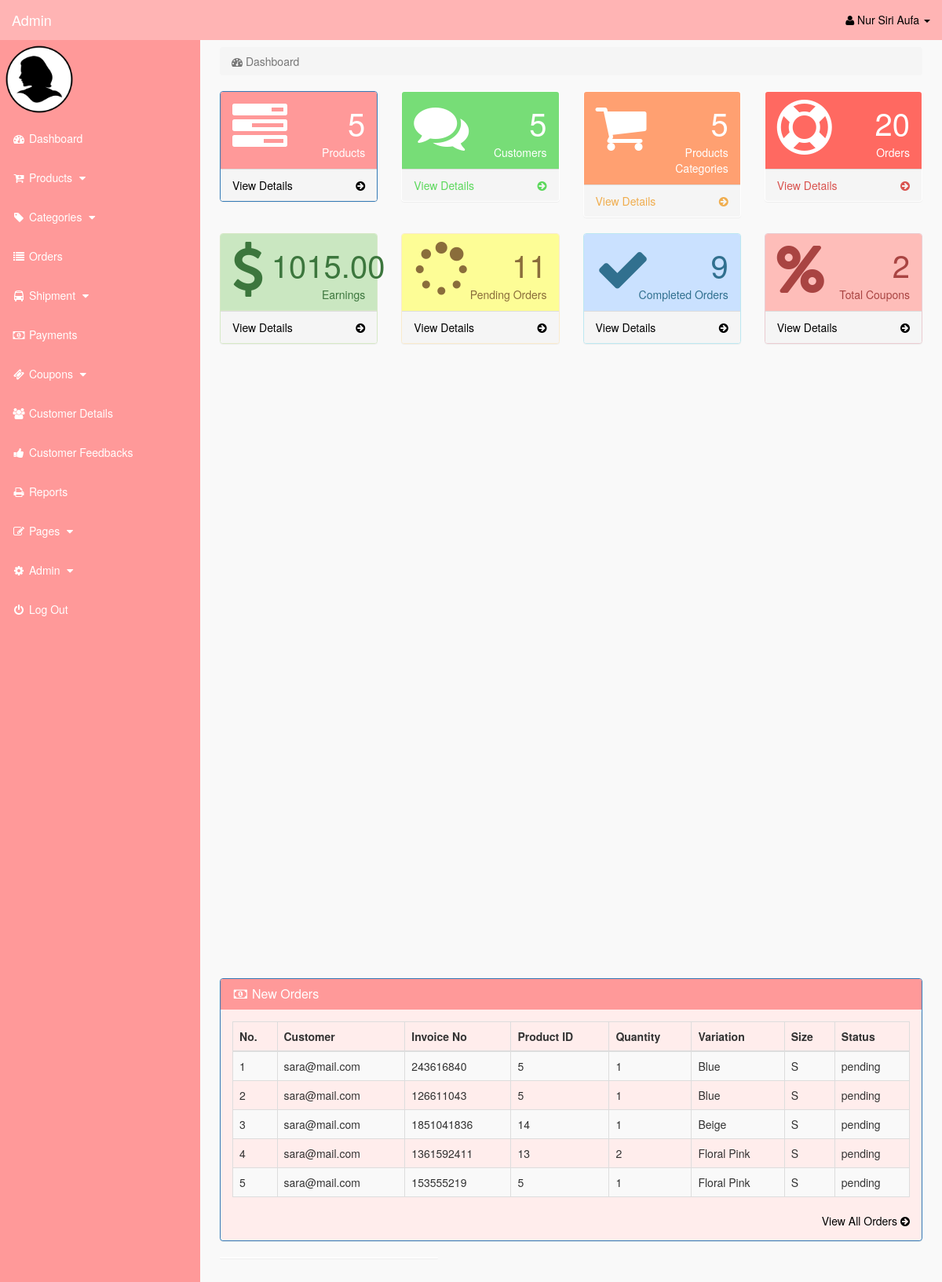
Screenshot of /admin/index.php?dashboard (signed in) with the database file from the repository.
### tables this page shows
CREATE TABLE `pending_orders` (
  `order_id` int(10) NOT NULL,
  `cust_id` int(10) NOT NULL,
  `invoice_no` int(10) NOT NULL,
  `product_id` text NOT NULL,
  `p_variations_id` int(11) NOT NULL,
  `carrier_id` int(11) NOT NULL,
  `order_qty` int(10) NOT NULL,
  `order_date` timestamp NOT NULL DEFAULT current_timestamp() ON UPDATE current_timestamp(),
  `order_status` text NOT NULL
);

CREATE TABLE `customers` (
  `cust_id` int(10) NOT NULL,
  `cust_fname` varchar(255) NOT NULL,
  `cust_lname` varchar(255) NOT NULL,
  `cust_email` varchar(255) NOT NULL,
  `cust_pass` varchar(255) NOT NULL,
  `cust_contact` varchar(255) NOT NULL,
  `cust_street` text NOT NULL,
  `cust_zip` varchar(12) NOT NULL,
  `cust_state` text NOT NULL,
  `cust_image` text NOT NULL,
  `cust_ip` varchar(255) NOT NULL,
  `cust_confirm_code` text NOT NULL,
  `created_date` timestamp NOT NULL DEFAULT current_timestamp() ON UPDATE current_timestamp()
);

CREATE TABLE `product_variations` (
  `p_variations_id` int(11) NOT NULL,
  `product_id` int(11) NOT NULL,
  `product_variations` varchar(255) NOT NULL,
  `product_size` varchar(10) NOT NULL,
  `product_quantity` int(11) NOT NULL
);

### admin/dashboard.php (the view, shortened to what this page needs)
<?php
	if(!isset($_SESSION['admin_email'])){
		echo "<script>window.open('login.php','_self')</script>";
	}
	else {
?>
<div class="row">
	<div class="col-lg-12">
		<ol class="breadcrumb">
			<li class="active">
				<i class="fa fa-dashboard"></i> Dashboard
			</li>
		</ol>
	</div>
</div>
<div class="row">
	<div class="col-lg-3 col-md-6">
		<div class="panel panel-primary">
			<div class="panel-heading">
				<div class="row">
					<div class="col-xs-3">
						<i class="fa fa-tasks fa-5x"> </i>
					</div>
	<div class="col-xs-9 text-right">
		<div class="huge"> <?php echo $count_products; ?> </div>
		<div>Products</div>
		</div>
	</div>
</div>
	<a href="index.php?view_products">
		<div class="panel-footer">
			<span class="pull-left"> View Details </span>
			<span class="pull-right"> <i class="fa fa-arrow-circle-right"></i> </span>
				<div class="clearfix"></div>
			</div>
		</a>
	</div>
</div>
<div class="col-lg-3 col-md-6">
	<div class="panel panel-green">
		<div class="panel-heading">
			<div class="row">
				<div class="col-xs-3">
					<i class="fa fa-comments fa-5x"> </i>
</div>
<div class="col-xs-9 text-right">
	<div class="huge"> <?php echo $count_cust; ?> </div>
		<div>Customers</div>
		</div>
	</div>
</div>
	<a href="index.php?view_customers">
		<div class="panel-footer">
			<span class="pull-left"> View Details </span>
			<span class="pull-right"> <i class="fa fa-arrow-circle-right"></i> </span>
				<div class="clearfix"></div>
			</div>
		</a>
	</div>
</div>
<div class="col-lg-3 col-md-6">
	<div class="panel panel-yellow">
		<div class="panel-heading">
			<div class="row">
				<div class="col-xs-3">
					<i class="fa fa-shopping-cart fa-5x"> </i>
</div>
<div class="col-xs-9 text-right">
	<div class="huge"> <?php echo $count_p_categories; ?> </div>
		<div>Products Categories</div>
		</div>
	</div>
</div>
<a href="index.php?view_p_cat">
	<div class="panel-footer">
		<span class="pull-left"> View Details </span>
		<span class="pull-right"> <i class="fa fa-arrow-circle-right"></i> </span>
			<div class="clearfix"></div>
			</div>
		</a>
	</div>
</div>
<div class="col-lg-3 col-md-6">
	<div class="panel panel-red">
		<div class="panel-heading">
			<div class="row">
				<div class="col-xs-3">
					<i class="fa fa-support fa-5x"> </i>
			</div>
<div class="col-xs-9 text-right">
	<div class="huge"> <?php echo $count_total_orders; ?> </div>
		<div>Orders</div>
		</div>
	</div>
</div>
	<a href="index.php?view_orders">
		<div class="panel-footer">
			<span class="pull-left"> View Details </span>
			<span class="pull-right"> <i class="fa fa-arrow-circle-right"></i> </span>
				<div class="clearfix"></div>
				</div>
			</a>
		</div>
	</div>
</div>
<div class="row">
    <div class="col-lg-3 col-md-6">
        <div class="panel panel-success">
			<div class="panel-heading">
				<div class="row">
					<div class="col-xs-3">
						<i class="fa fa-dollar fa-5x"> </i>
					</div>
		<div class="col-xs-9 text-right">
			<div class="huge"> <?php echo $count_total_earnings ?> </div>
		<div>Earnings</div>
				</div>
			</div>
        </div>
        <a href="index.php?view_orders">
			<div class="panel-footer">
				<span class="pull-left"> View Details </span>
				<span class="pull-right"> <i class="fa fa-arrow-circle-right"></i> </span>
					<div class="clearfix"></div>
					</div>
				</a>
			</div>
        </div>
        <div class="col-lg-3 col-md-6">
            <div class="panel panel-warning">
				<div class="panel-heading">
					<div class="row">
						<div class="col-xs-3">
							<i class="fa fa-spinner fa-5x"> </i>
        </div>
            <div class="col-xs-9 text-right">
				<div class="huge"> <?php echo $count_pending_orders ?> </div>
					<div>Pending Orders</div>
				</div>
				</div>
            </div>
            <a href="index.php?view_orders">
				<div class="panel-footer">
					<span class="pull-left"> View Details </span>
					<span class="pull-right"> <i class="fa fa-arrow-circle-right"></i> </span>
						<div class="clearfix"></div>
						</div>
					</a>
				</div>
            </div>
            <div class="col-lg-3 col-md-6">
                <div class="panel panel-info">
					<div class="panel-heading">
						<div class="row">
							<div class="col-xs-3">
								<i class="fa fa-check fa-5x"> </i>
							</div>
                <div class="col-xs-9 text-right">
					<div class="huge"> <?php echo $count_completed_orders ?> </div>
						<div>Completed Orders</div>
						</div>
					</div>
                </div>
                <a href="index.php?view_orders">
					<div class="panel-footer">
						<span class="pull-left"> View Details </span>
						<span class="pull-right"> <i class="fa fa-arrow-circle-right"></i> </span>
							<div class="clearfix"></div>
							</div>
						</a>
					</div>
                </div>
                <div class="col-lg-3 col-md-6">
                    <div class="panel panel-danger">
						<div class="panel-heading">
							<div class="row">
								<div class="col-xs-3">
									<i class="fa fa-percent fa-5x"> </i>
                </div>
                    <div class="col-xs-9 text-right">
						<div class="huge"> <?php echo $count_coupons; ?> </div>
							<div>Total Coupons</div>
							</div>
						</div>
                    </div>
                    <a href="index.php?view_orders">
						<div class="panel-footer">
							<span class="pull-left"> View Details </span>
							<span class="pull-right"> <i class="fa fa-arrow-circle-right"></i> </span>
								<div class="clearfix"></div>
							</div>
							</a>
						</div>
                    </div>
</div>
<br>
	<div id="chartContainer1" style="height: 370px; width: 100%; display: inline-block;">
		</div>
	<div id="chartContainer2" style="height: 370px; width: 100%; display: inline-block;">
	<?php
		include ("includes/db.php");
	?>
	</div>
	<br><br>
<div class="row" >
	<div class="col-lg-12" >
		<div class="panel panel-primary" >
			<div class="panel-heading" >
				<h3 class="panel-title" >
					<i class="fa fa-money fa-fw" ></i> New Orders
				</h3>
</div>
<div class="panel-body" >
	<div class="table-responsive" >
		<table class="table table-bordered table-hover table-striped" >
	<thead>
		<tr>
			<th>No.</th>
			<th>Customer</th>
			<th>Invoice No</th>
			<th>Product ID</th>
			<th>Quantity</th>
			<th>Variation</th>
			<th>Size</th>
			<th>Status</th>
		</tr>
	</thead>
<tbody>
<?php
	$i = 0;
	$get_order = "select * from pending_orders order by 1 DESC LIMIT 0,5";
	$run_order = mysqli_query($con,$get_order);
		while($row_order=mysqli_fetch_array($run_order)){
	$cust_id = $row_order['cust_id'];
	$invoice_no = $row_order['invoice_no'];
	$product_id = $row_order['product_id'];
	$p_variations_id = $row_order['p_variations_id'];
	$order_qty = $row_order['order_qty'];
	$order_status = $row_order['order_status'];
	$get_p_variations = "select * from product_variations where p_variations_id='$p_variations_id'";
	$run_p_variations = mysqli_query($con,$get_p_variations);
	$row_p_variations = mysqli_fetch_array($run_p_variations);
	$product_variations = $row_p_variations['product_variations'];
	$product_size = $row_p_variations['product_size'];
	$i++;
?>
	<tr>
		<td><?php echo $i; ?></td>
		<td>
		<?php
			$get_customer = "select * from customers where cust_id='$cust_id'";
			$run_customer = mysqli_query($con,$get_customer);
			$row_customer = mysqli_fetch_array($run_customer);
			$cust_email = $row_customer['cust_email'];
				echo $cust_email;
			?>
		</td>
		<td><?php echo $invoice_no; ?></td>
		<td><?php echo $product_id; ?></td>
		<td><?php echo $order_qty; ?></td>
		<td><?php echo $product_variations; ?></td>
		<td><?php echo $product_size; ?></td>
		<td>
			<?php
			if($order_status=='pending'){
			echo $order_status='pending';
			}
			else {
			echo $order_status='Complete';
			}
			?>
		</td>
</tr>
<?php
	}
?>
		</tbody>
	</table>
</div>
<div class="text-right" >
	<a href="index.php?view_orders" >
		View All Orders <i class="fa fa-arrow-circle-right" ></i>
	</a>
</div>
		</div>
	</div>
</div>
<div class="col-md-4">
<div class="panel">
		</div>
	</div>
</div>
<?php
	}
?>

### admin/includes/sidebar.php (shortened to what this page needs)
<?php
	if(!isset($_SESSION['admin_email'])){
		echo "<script>window.open('login.php','_self')</script>";
	}
		else {
?>
	<nav class="navbar navbar-inverse navbar-fixed-top" >
		<div class="navbar-header" >
				<a class="navbar-brand" href="index.php?dashboard">Admin</a>
		</div>
		<ul class="nav navbar-right top-nav" >
			<li class="dropdown" >
				<a href="#" class="dropdown-toggle" data-toggle="dropdown" >
					<i class="fa fa-user" ></i>
						<?php echo $admin_fname; ?> <b class="caret" ></b>
				</a>
</li>
</ul>
	<div class="collapse navbar-collapse navbar-ex1-collapse">
		<ul class="nav navbar-nav side-nav">
	<li>
		<img src="admin_image/<?php echo $admin_image; ?>" width="100" height="100" >
	</li>
	<li>
		<a href="index.php?dashboard">
			<i class="fa fa-fw fa-dashboard"></i> Dashboard
		</a>
	</li>
	<li>
		<a href="#" data-toggle="collapse" data-target="#products">
			<i class="fa fa-fw fa-cart-plus""></i> Products
				<i class="fa fa-fw fa-caret-down"></i>
	</a>
	</li>
	<li>
		<a href="#" data-toggle="collapse" data-target="#p_cat">
			<i class="fa fa-fw fa-tag"></i> Categories
			<i class="fa fa-fw fa-caret-down"></i>
		</a>
	</li>
	<li>
		<a href="index.php?view_orders">
			<i class="fa fa-fw fa-list"></i> Orders
		</a>
	</li>
	<li>
		<a href="#" data-toggle="collapse" data-target="#shipment">
			<i class="fa fa-fw fa-bus"></i> Shipment
			<i class="fa fa-fw fa-caret-down"></i>
		</a>
	</li>
	<li>
		<a href="index.php?view_payments">
			<i class="fa fa-fw fa-money"></i> Payments
		</a>
	</li>
	<li>
		<a href="#" data-toggle="collapse" data-target="#coupons">
			<i class="fa fa-fw fa-ticket"></i> Coupons
			<i class="fa fa-fw fa-caret-down"></i>
		</a>
	</li>
	<li>
		<a href="index.php?view_customers">
			<i class="fa fa-fw fa-users"></i> Customer Details
		</a>
	</li>
	<li>
		<a href="index.php?view_feedbacks">
			<i class="fa fa-fw fa-thumbs-up"></i> Customer Feedbacks
		</a>
	</li>
	<li>
		<a href="index.php?view_reports">
			<i class="fa fa-fw fa-print"></i> Reports
		</a>
	</li>
	<li>
		<a href="#" data-toggle="collapse" data-target="#pages">
			<i class="fa fa-fw fa-edit"> </i> Pages
			<i class="fa fa-fw fa-caret-down"></i>
		</a>
	</li>
	<li>
		<a href="#" data-toggle="collapse" data-target="#admin">
			<i class="fa fa-fw fa-gear"></i> Admin
			<i class="fa fa-fw fa-caret-down"></i>
		</a>
	</li>
	<li>
		<a href="logout.php">
			<i class="fa fa-fw fa-power-off"></i> Log Out
		</a>
	</li>
		</ul>
	</div>
</nav>
<?php
	}
?>

### admin/css/style.css (style rules this page uses)
body { margin-top:100px; }
@media (min-width: 768px) { body { margin-top:50px; } }
.top-nav { padding:0 15px; }
.top-nav>li { display:inline-block; float:left; }
.top-nav>li>a { padding-top:15px; padding-bottom:15px; line-height:20px; color:black; }
@media (min-width: 768px) { .side-nav { position:fixed; top:51px; width:255px; border-radius:0; overflow-y:auto; background-color: #ff9999; bottom:0; overflow-x:hidden; padding-bottom:40px; } }
@media (min-width: 768px) { .side-nav>li>a { width:255px; } }
.huge { font-size:40px; line-height:normal; }
.panel-green > .panel-heading { color:#fff; background-color:#77DD77; }
.panel-green > a { color:#5cd85c; }
.panel-red > .panel-heading { color:#fff; background-color:#ff6961; }
.panel-red > a { color:#d9534f; }
.panel-yellow > .panel-heading { color:#fff; background-color:#ffa071; }
.panel-yellow > a { color:#f0ad4e; }
.panel-body { border-radius:5px; background-color: #ffedec }

### rows the page displays
pending_orders: cust.cust_email "sara@mail.com", invoice_no "243616840", product "5", order_qty "1", p_variations.product_variations "Blue", p_variations.product_size "S"
pending_orders: cust.cust_email "sara@mail.com", invoice_no "126611043", product "5", order_qty "1", p_variations.product_variations "Blue", p_variations.product_size "S"
pending_orders: cust.cust_email "sara@mail.com", invoice_no "1851041836", product "14", order_qty "1", p_variations.product_variations "Beige", p_variations.product_size "S"
pending_orders: cust.cust_email "sara@mail.com", invoice_no "1361592411", product "13", order_qty "2", p_variations.product_variations "Floral Pink", p_variations.product_size "S"
pending_orders: cust.cust_email "sara@mail.com", invoice_no "153555219", product "5", order_qty "1", p_variations.product_variations "Floral Pink", p_variations.product_size "S"

### other values shown
$admin_fname "Nur Siri Aufa"
$count_products "5"
$count_cust "5"
$count_p_categories "5"
$count_total_orders "20"
$count_total_earnings "1015.00"
$count_pending_orders "11"
$count_completed_orders "9"
$count_coupons "2"
